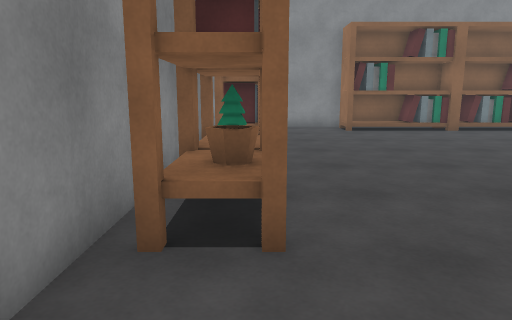
[1] (above)

17 first-person views from a walk through a Unity game level. The camera is 1.3 m above the floor, tilts 10° down and sees 70° across. The floor is counted in squares, 1 m on a side. Each view is taken from the middle of a square. On the plan, view 1 faces up. The plan holds only what a view shows up to about 15 squares ahead; the rest is blank. Surface patterns are stand-ins for the level's own textures.

[2]
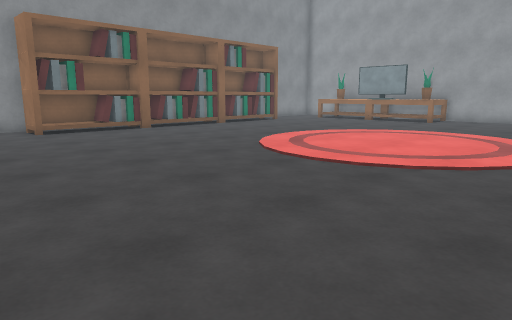

[3]
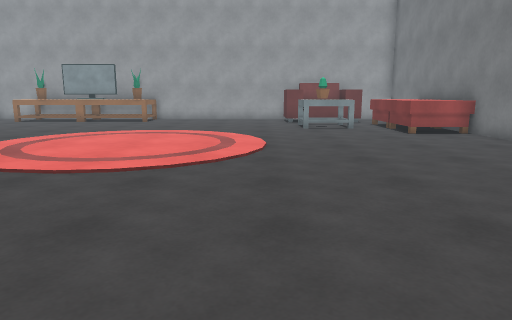

[4]
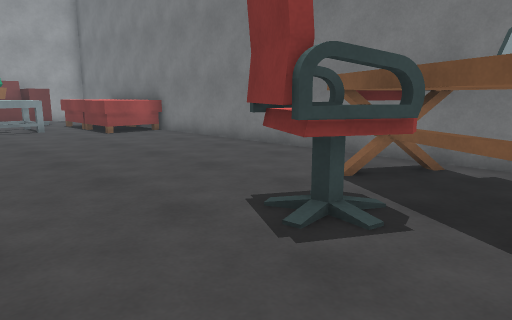

[5]
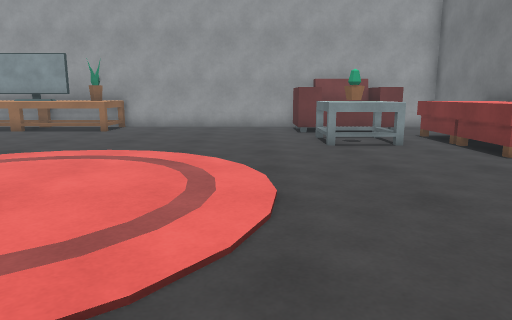

[6]
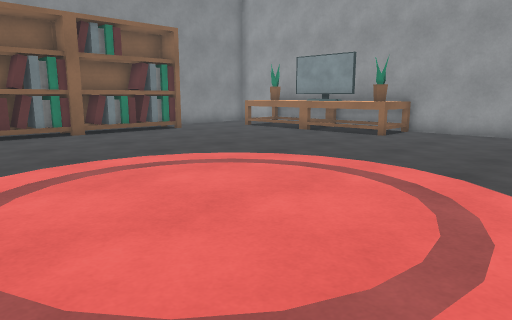

[7]
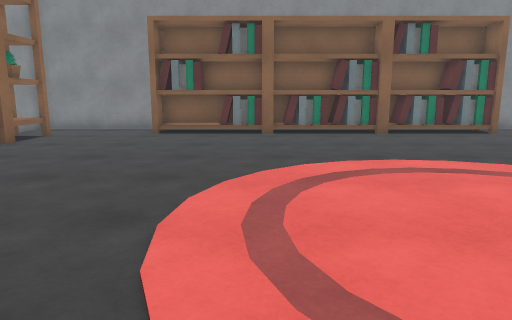

[8]
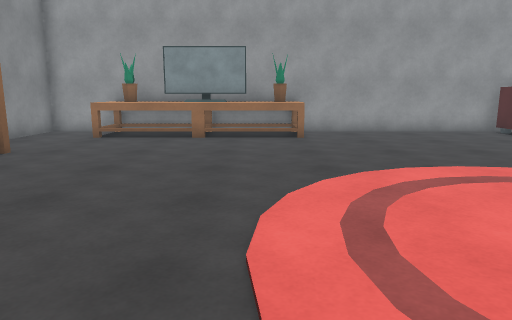

[9]
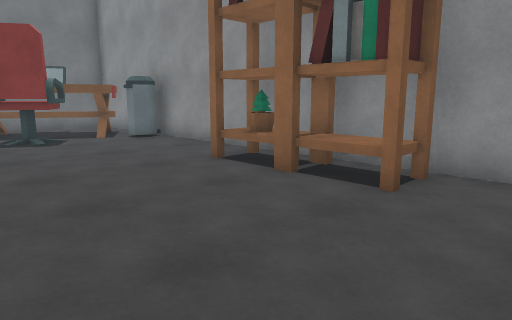

[10]
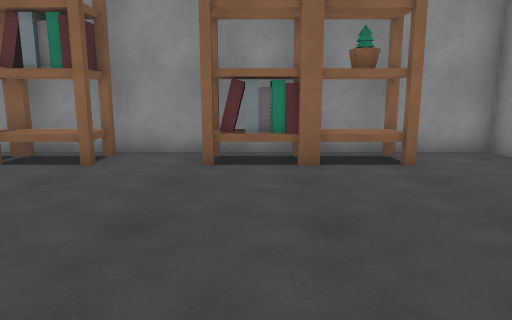

[11]
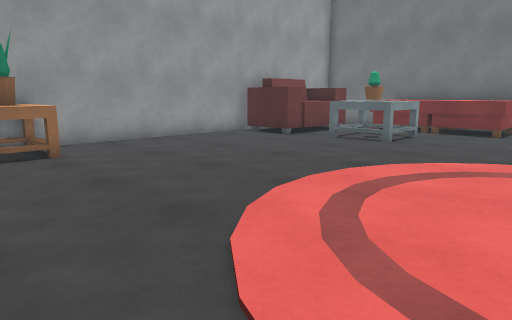

[12]
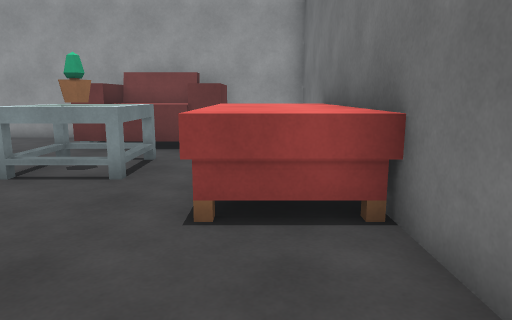

[13]
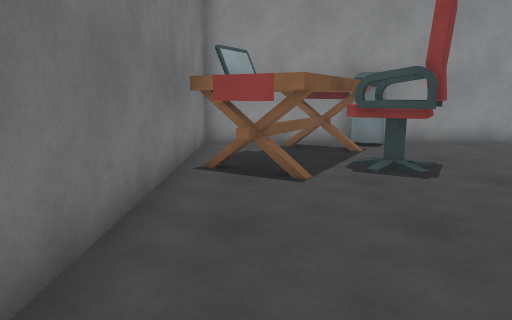

[14]
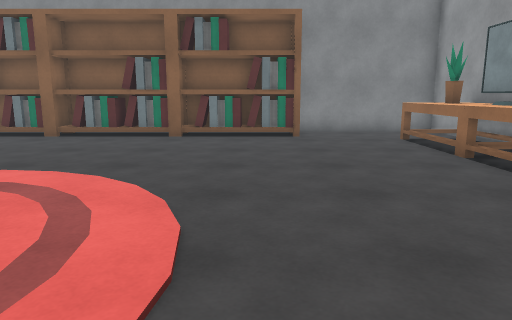

[15]
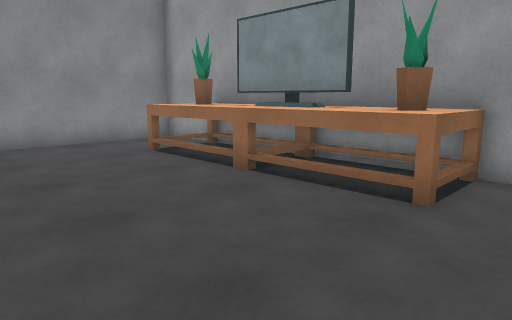

[16]
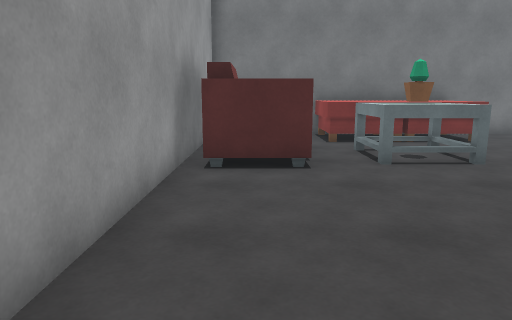

[17]
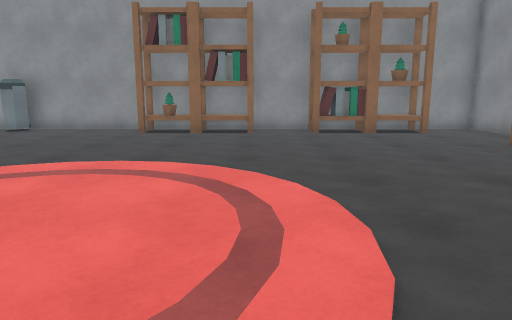

### Floor plan
Points are (right, up) in squares from view 1. A wall is a line through its corners. A room is listed if a view was taken in it or the views show most of it. See-through windows are left out.
Room 1 (views 1, 2, 3, 4, 5, 6, 7, 8, 9, 10, 11, 12, 13, 14, 15, 16, 17)
walls: (3.6, 15.4) (-1.4, 15.4) (-1.4, -6.5) (20.4, -6.5) (20.4, 15.4) (15.5, 15.4)
objects: table (-1, -6) to (3, -3); bin (-1, -2) to (0, -2); bookshelf (-1, 3) to (0, 4); bookshelf (-1, 6) to (0, 7); bookshelf (-1, 9) to (0, 10); bookshelf (-1, 12) to (0, 12); plant (0, 4); laptop (1, -5) to (2, -4); other object (2, -3) to (3, -2); books (4, 14) to (5, 15); bookshelf (5, 14) to (7, 15); rug (6, 1) to (13, 8); bookshelf (8, 14) to (9, 15); books (10, 14) to (11, 15); bookshelf (11, 15); bookshelf (12, 14) to (13, 15); other object (13, -6) to (15, -4); books (14, 14) to (15, 15); table (15, -3) to (16, -3); plant (15, -2) to (16, -2); table (15, -1) to (16, -1); bookshelf (15, 15); other object (16, -6) to (17, -4); other object (18, -4) to (20, -1); plant (19, 7); table (19, 7) to (20, 8); TV (19, 9) to (20, 11); table (19, 11) to (20, 13); plant (19, 12)

Where each view was taken, in squares from view 1:
view 1: 0 up, 0 right, facing up
view 2: 0 up, 0 right, facing up-right
view 3: 1 up, 0 right, facing right
view 4: 1 up, 0 right, facing down-right
view 5: 1 up, 5 right, facing right
view 6: 1 up, 7 right, facing up-right
view 7: 1 up, 7 right, facing up
view 8: 8 up, 7 right, facing right
view 9: 9 up, 5 right, facing down-left
view 10: 10 up, 7 right, facing left
view 11: 9 up, 10 right, facing down-right
view 12: 5 down, 9 right, facing right
view 13: 5 down, 9 right, facing left
view 14: 2 up, 14 right, facing up
view 15: 5 up, 14 right, facing up-right
view 16: 6 up, 19 right, facing down
view 17: 7 up, 13 right, facing left
